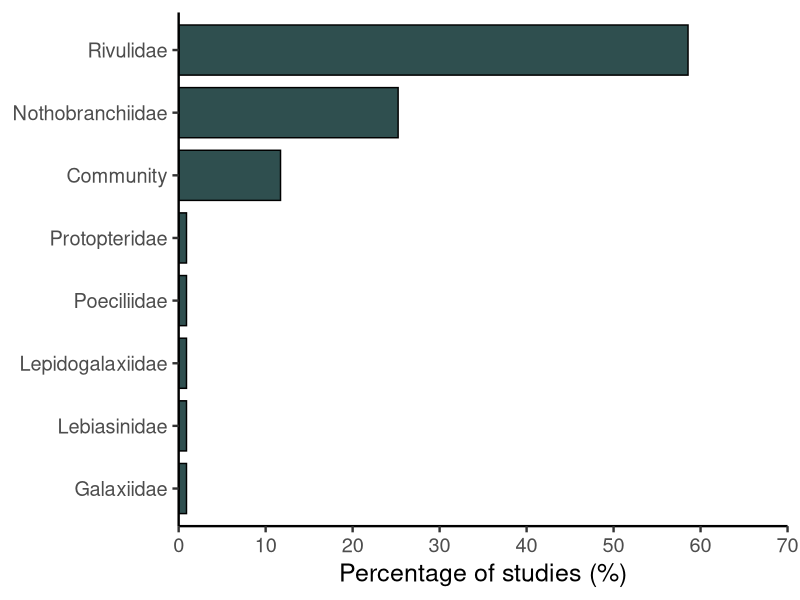
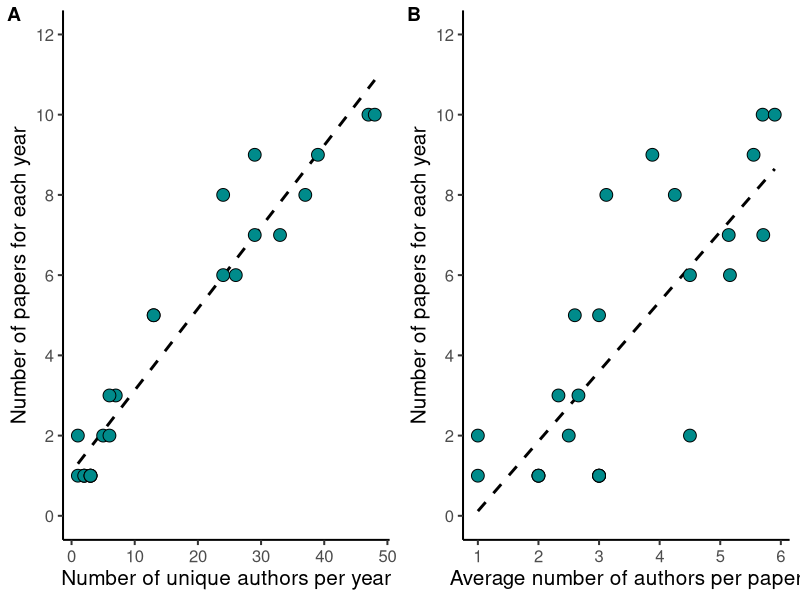
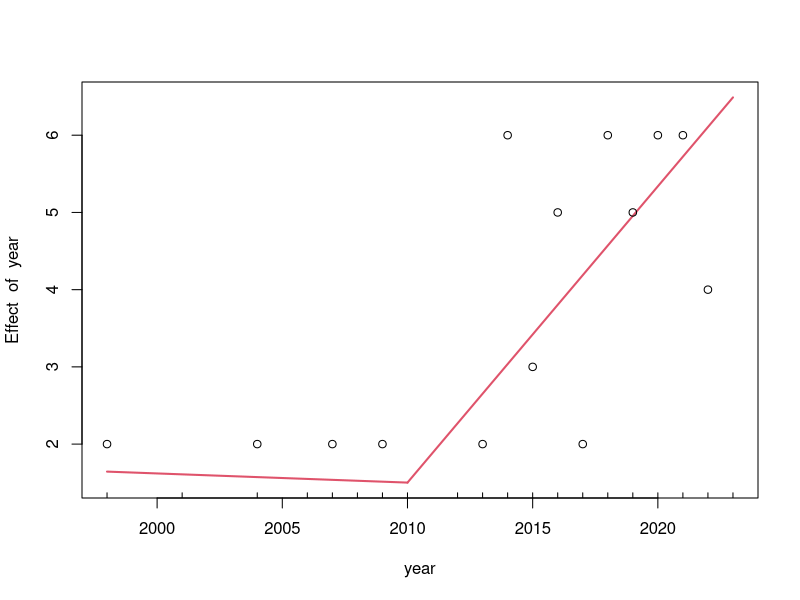
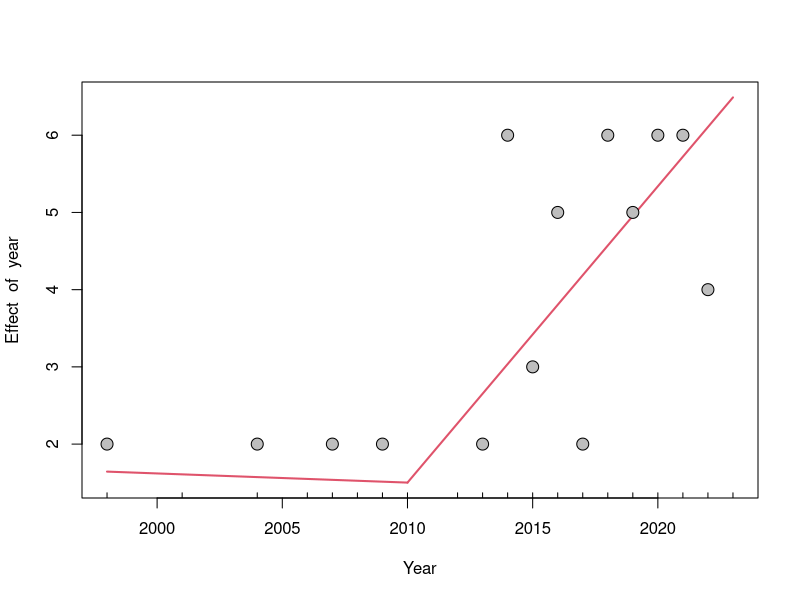
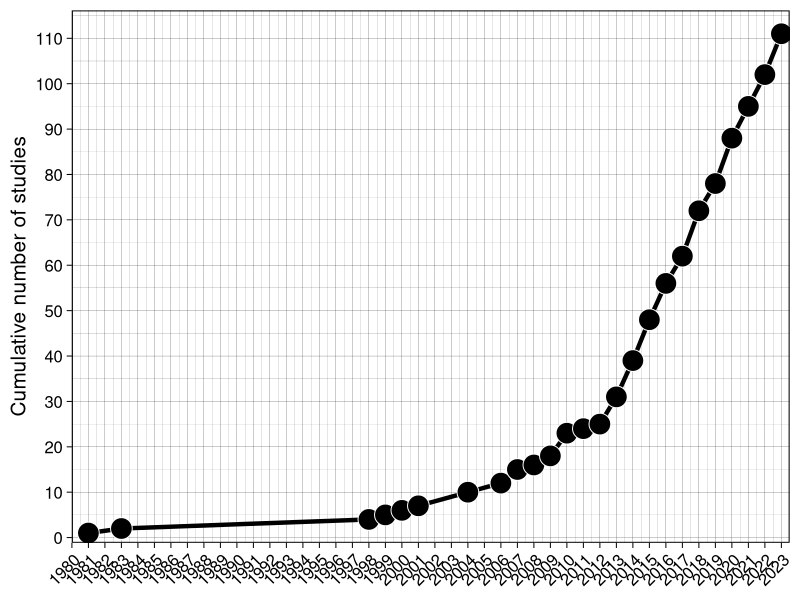
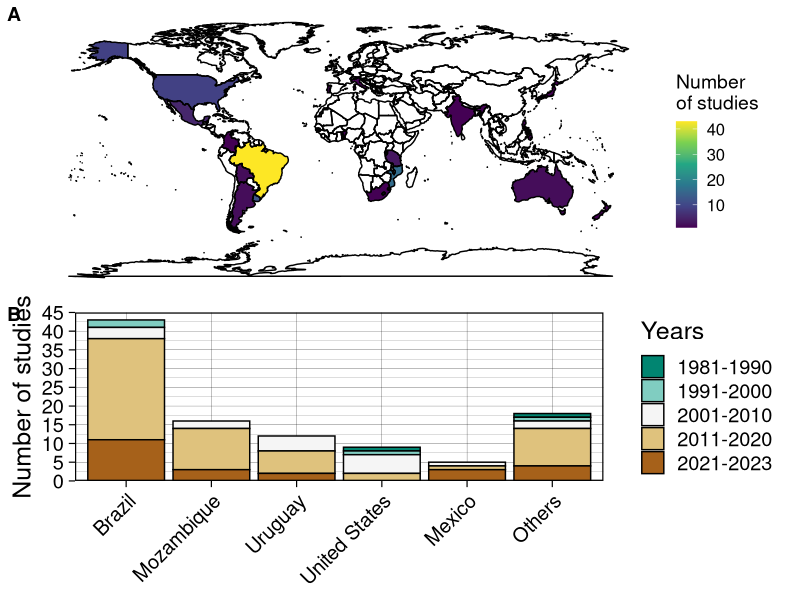
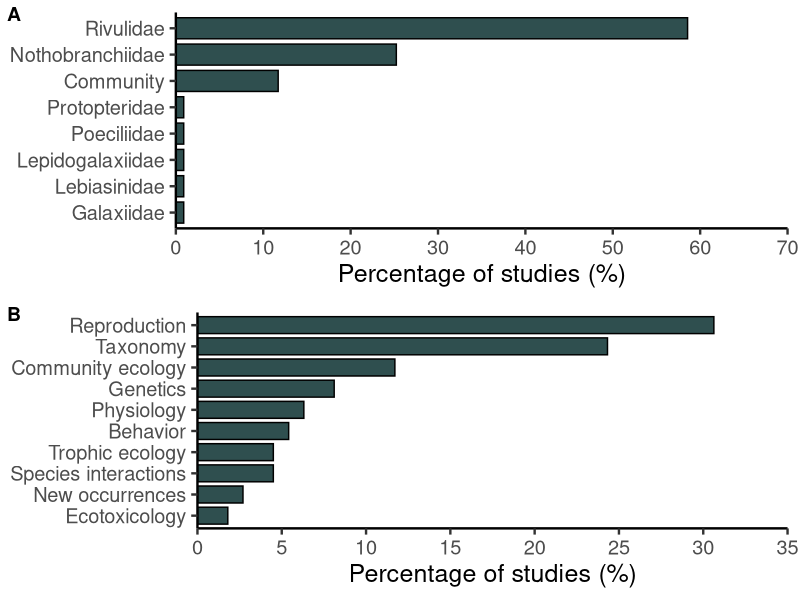
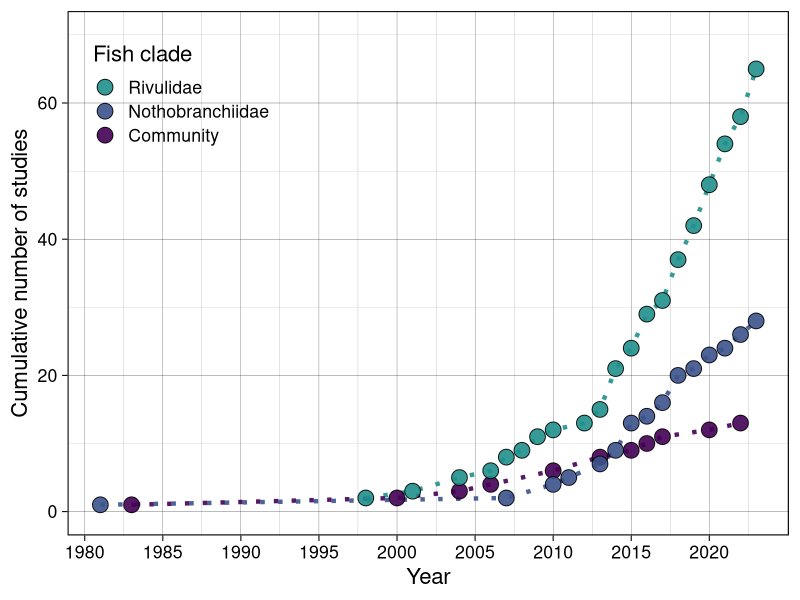

Here is the R script that generated these plots, in order:
# Packages and data ---------------
library(readxl)
library(tidyverse)
library(RColorBrewer)
library(cowplot)
library(segmented)

data <- read_excel("raw_data.xlsx")

# Figure 1 ---------------------------
year_count <- data %>% 
  count(year)

Figure_1 <- year_count %>% 
  arrange(year) %>%  
  mutate(cumulative_n = cumsum(n)) %>%  
  ggplot(aes(x = year, y = cumulative_n)) +
  geom_line(color = "black", size = 1.5)+
  geom_point(size = 7, pch = 21, bg = "black",
             col = "white", alpha = 1)+
  scale_y_continuous(expand = c(0.01,0), breaks = seq(0, 110, by = 10),
                     limits = c(0,115))+
  scale_x_continuous(breaks = seq(1980, 2023, by = 1),
                     limits = c(1980, 2023.5),
                     expand = c(0,0))+
  theme_linedraw(base_size = 15)+
  theme(axis.text.x=element_text( 
    angle = 45, hjust = 1))+
  labs(x = NULL, y = "Cumulative number of studies")


ggsave("Figure_1.tiff", width = 11, height = 8)

# Figure 2 ---------------------------
## A)
country_count <- data %>% 
  count(country)

country_df <- country_count[-19,]
world_map <- map_data(map = "world")

country_df$country <- as.factor(country_df$country)
levels(country_df$country)[levels(country_df$country) == "United States"] <- "USA"

f2a <- ggplot(country_df) +
  geom_map(aes(map_id = country, 
               fill = n), map = world_map) +
  geom_polygon(data = world_map, aes(x = long, y = lat,
                                     group = group),
               colour = 'black', fill = NA) +
  expand_limits(x = world_map$long, y = world_map$lat) +
  scale_fill_viridis_c(name = "Number \nof studies")+
  coord_fixed()+
  theme_map()

## B)
country_year_count <- data %>% 
  count(country, year)

country_year_count <- country_year_count[-c(65:69),]

top_countries <- country_year_count %>%
  group_by(country) %>%
  summarise(total_studies = sum(n)) %>%
  arrange(desc(total_studies)) %>%
  slice_head(n = 5) %>%
  pull(country)

country_year_count <- country_year_count %>%
  mutate(country = if_else(country %in% top_countries, as.character(country), "Others")) %>%
  filter(country %in% c(top_countries, "Others"))

country_year_count <- country_year_count %>%
  mutate(decade = case_when(
    year %in% 1981:1990 ~ "1981-1990",
    year %in% 1991:2000 ~ "1991-2000",
    year %in% 2001:2010 ~ "2001-2010",
    year %in% 2011:2020 ~ "2011-2020",
    year %in% 2021:2023 ~ "2021-2023"
  ))

result <- country_year_count %>%
  group_by(country, decade) %>%
  summarise(total_studies = sum(n))

result$country <- factor(result$country,
                         levels = c("Brazil", "Mozambique",
                                    "Uruguay", "United States", 
                                    "Mexico", "Others"))

f2b <- result %>% 
  ggplot(aes(x = country, y = total_studies,
             fill = decade)) +
  geom_bar(stat = "identity", position="stack",
           color = "black") +
  theme_linedraw(base_size = 18)+
  theme(axis.text.x=element_text( 
    angle = 45, hjust = 1,
  )
  )+
  labs(x = NULL, y = "Number of studies",
       fill = "Years")+
  scale_y_continuous(expand = c(0,0),
                     breaks = seq(0, 45, by = 5),
                     limits = c(0,45))+
  scale_fill_brewer(palette="BrBG",
                    direction = -1)

Figure_2 <- plot_grid(f2a, f2b,
                      nrow = 2, labels = "AUTO")

ggsave("Figure_2.jpg", width = 15, height = 13)

# Figure 3 -----------------------
## Groups
family_count <- data %>% 
  count(family)

family_count$perc <- (family_count$n / sum(family_count$n)) *100
family_count$relative <- family_count$n / sum(family_count$n)
sum(family_count$perc)

p1 <- family_count %>% 
  mutate(perc = round(perc, 2)) %>%
  ggplot(aes(x = reorder(family, perc), y = perc))+
  geom_bar(stat = "identity", width = 0.8,
           fill = "darkslategrey", color = "black")+
  labs(x = NULL, y = "Percentage of studies (%)")+
  scale_y_continuous(expand = c(0,0), breaks = seq(0, 70, by = 10),
                     limits = c(0,70))+
  theme_classic(base_size = 18)+
  coord_flip()

p1

## Topics
topic_count <- data %>% 
  count(topic)

topic_count$perc <- (topic_count$n / sum(topic_count$n)) *100
topic_count$relative <- topic_count$n / sum(topic_count$n)
sum(topic_count$perc)

p2 <- topic_count %>% 
  mutate(perc = round(perc, 2)) %>%
  ggplot(aes(x = reorder(topic, perc), y = perc))+
  geom_bar(stat = "identity", width = 0.8,
           fill = "darkslategrey", color = "black")+
  labs(x = NULL, y = "Percentage of studies (%)")+
  scale_y_continuous(expand = c(0,0), breaks = seq(0, 35, by = 5),
                     limits = c(0,35))+
  theme_classic(base_size = 18)+
  coord_flip()

Figure_3 <- plot_grid(p1, p2, nrow = 2, labels = "AUTO")

ggsave("Figure_3.tiff", width = 10, height = 12)

# Table 2 -----------------------
## Topics by family

df <- data %>%
  group_by(family, topic) %>%
  summarise(count = n()) %>%
  ungroup()


# Figure 4 -----------------------
## Group per year

specific_families <- c("Rivulidae",
                       "Nothobranchiidae", 
                       "Community")

family_counts <- data %>%
  filter(family %in% specific_families) %>% 
  group_by(family, year) %>%
  summarise(count = n()) %>%
  ungroup()

family_counts$family <- as.factor(family_counts$family)
levels(family_counts$family)
family_counts$family <- factor(family_counts$family, 
                               levels = rev(levels(family_counts$family)) )


Figure_4 = family_counts %>% 
  arrange(year) %>% 
  group_by(family) %>%
  mutate(cumulative_n = cumsum(count)) %>% 
  ggplot(aes(x = year, y = cumulative_n,
             color = family, group = family,
             fill = family)) +
  geom_line(size = 1.5,
            linetype = 21,
            alpha = 0.9, show.legend = FALSE)+
  geom_point(size = 5, pch = 21,
             col = "black",alpha = 0.9)+
  ylim(0,70)+
  labs(x = "Year", y = "Cumulative number of studies", 
       fill = "Fish clade") +
  #facet_wrap(~family, nrow = 3,
  #          scales = "free")+
  scale_fill_viridis_d(end = 0.5, direction = -1) +  
  scale_color_viridis_d(end = 0.5, direction = -1) +
  scale_x_continuous(breaks = seq(1980, 2023, by = 5))+
  theme_linedraw(base_size = 16)+
  theme(strip.text = element_text(size = 15),
        legend.position = c(0.02, 0.96),  
        legend.justification = c(0, 1),  
        legend.background = element_blank(), 
        legend.key = element_blank()) 

ggsave("Figure_4.tiff", width = 7, height = 6)

# Figure 5 -----------------------
## Topic per year

data$topic
topic_counts <- data %>%
  group_by(topic, year) %>%
  summarize(count = n(), .groups = "drop") %>% 
  complete(topic, year, fill = list(n = 0))

topic_counts$count <- replace(topic_counts$count, 
                              is.na(topic_counts$count), 0)

topic_counts$topic <- factor(topic_counts$topic,
                             levels = c("Reproduction",
                                        "Taxonomy",
                                        "Community ecology",
                                        "Genetics",
                                        "Physiology",
                                        "Trophic ecology",
                                        "Species interactions",
                                        "Behavior",
                                        "New occurrences",
                                        "Ecotoxicology"))

topic_counts$topic <- factor(topic_counts$topic, 
                             levels = rev(levels(topic_counts$topic)) )


textcol <- "black"

Figure_5 <- topic_counts %>%
  ggplot(aes(x = factor(year), y = factor(topic), 
             fill = count)) +
  geom_tile(color = "black", size = 1.1) +
  scale_fill_gradient(low = "white", high = "darkorchid4")+
  scale_y_discrete(expand=c(0, 0))+
  scale_x_discrete(expand = c(0,0))+
  theme_grey(base_size=18)+
  theme(legend.position="right", legend.direction="vertical",
        legend.title=element_text(colour=textcol),
        legend.margin=margin(grid::unit(0, "cm")),
        legend.text=element_text(colour=textcol, size=20, face="bold"),
        legend.key.height=grid::unit(1.5, "cm"),
        legend.key.width=grid::unit(0.5, "cm"),
        axis.text.x=element_text(size=18, colour=textcol, 
                                 angle = 45, hjust = 1),
        axis.text.y=element_text(vjust=0.2, colour=textcol),
        axis.ticks=element_line(size=0.4),
        plot.background=element_blank(),
        panel.border=element_blank(),
        plot.margin=margin(0.7, 0.4, 0.1, 0.2, "cm"),
        plot.title=element_text(colour=textcol, hjust=0, size=14, face="bold")
  )+ 
  labs(fill = NULL, x = NULL, y = NULL)

ggsave("Figure_5.jpg", width = 14, height = 8)

# Exponential regression ---------
year_count <- data %>% 
  count(year)

model <- lm(log(n) ~ year, data = year_count)
summary(model)

# Spearman correlations ---------------------
authors = read_excel("authors_per_year.xlsx")
authors$authors_per_paper_mean = as.numeric(authors$authors_per_paper_mean)
cor.test(authors$single_authors, authors$n_papers_year,
         method = "spearman")
cor.test(authors$authors_per_paper_mean, authors$n_papers_year,
         method = "spearman")

# Figure S1 ----------------------
aut1 = authors %>% 
  ggplot(aes(x = single_authors, y = n_papers_year))+
  geom_smooth(method = "glm",
              se = F, linetype = "dashed",
              color = "black")+
  geom_point(size = 4, shape = 21, fill = "cyan4")+
  theme_classic(base_size = 15)+
  scale_y_continuous(limits = c(0, 12),
                     breaks = seq(0, 12, by = 2))+
  labs(x = "Number of unique authors per year", 
       y = "Number of papers for each year")

aut2 = authors %>% 
  ggplot(aes(x = authors_per_paper_mean, y = n_papers_year))+
  geom_smooth(method = "glm",
              se = F, linetype = "dashed",
              color = "black")+
  geom_point(size = 4, shape = 21, fill = "cyan4")+
  theme_classic(base_size = 15)+
  scale_y_continuous(limits = c(0, 12),
                     breaks = seq(0, 12, by = 2))+
  labs(x = "Average number of authors per paper", 
       y = "Number of papers for each year")

aut3 = plot_grid(aut1, aut2, labels = "AUTO",
                 nrow = 1)
aut3
ggsave("Figure_S1.jpg", aut3, width = 10)

# Figure S2 --------------------
sp_year = read_excel("description_year_Rivulidae.xlsx")


sp_year_df = sp_year %>%
  group_by(description_year) %>%
  summarise(count = n()) %>%
  arrange(desc(count))

min(sp_year_df$description_year)

fig_s2 = sp_year_df %>%
  ggplot(aes(x = description_year, y = count))+
  geom_bar(stat = "identity", width = 1,
           color = "black",
           fill = "cyan4")+
  scale_x_continuous(limits = c(1860, 2024),
                     breaks = seq(1860, 2024, by = 5))+
  scale_y_continuous(limits = c(0,4),
                     breaks = seq(0, 4, by = 1),
                     expand = c(0,0))+
  theme_classic(base_size = 12)+
  theme(axis.text.x=element_text( 
    angle = 90, hjust = 1))+
  labs(x = "Years", y =  "Number of Rivulidae species described")

ggsave("Figure_S2.jpg", fig_s2)

# Figure S3 ----------------------------
subfamily = read_excel("subfamily.xlsx")

subfamily %>% 
  count(subfamily)

subfamily_count <- subfamily %>%
  group_by(subfamily, topic) %>%
  summarize(count = n(), .groups = "drop") %>% 
  group_by(subfamily) %>%
  mutate(percentage = (count / sum(count)) * 100)

subfamily_count$topic = as.factor(subfamily_count$topic )
subfamily_count$topic = factor(subfamily_count$topic ,
                               levels = c("Taxonomy", "Reproduction", "Genetics",
                                          "Physiology", "Behavior", "Trophic ecology",
                                          "Community ecology", "New occurrences",
                                          "Species interactions"))

fig_s3 = subfamily_count %>% 
  ggplot(aes(x= subfamily, y = percentage,
             fill = topic))+
  geom_bar(stat = "identity", width = 0.6,
           color = "black")+
  scale_fill_brewer(palette = "Paired")+
  scale_y_continuous(expand = c(0,0))+
  labs(x = NULL, y = "Percentage (%)",
       fill = "Study topic")+
  theme_classic(base_size = 12)

ggsave("Figure_S3.jpg", fig_s3)

# Segmented regression ---------------------
rivulidae_data <- data %>% filter(family == "Rivulidae")
artigos_por_ano <- rivulidae_data %>% count(year)
modelo_linear <- lm(n ~ year, data = artigos_por_ano)

modelo_segmentado <- segmented(modelo_linear, seg.Z = ~year, psi = 2013)

modelo_segmentado_2012 <- segmented(modelo_linear, seg.Z = ~year, 
                                         psi = c(2012))
summary(modelo_segmentado)
summary(modelo_segmentado_2012)
plot(modelo_segmentado)
points(artigos_por_ano$year, artigos_por_ano$n)

modelo_segmentado_v2 <- segmented(modelo_linear, seg.Z = ~year)
summary(modelo_segmentado_v2)
plot(modelo_segmentado_v2,
     xlab = "Year", lwd = 2)
points(artigos_por_ano$year, artigos_por_ano$n,
       pch = 21, cex = 1.6, col = "black",
       bg = "grey"
)
?points

# Figure S4 ----------------
png("Figure_S4.png", width = 8, height = 6, units = "in", res = 300)

plot(modelo_segmentado_v2, xlab = "Year", lwd = 2)
points(artigos_por_ano$year, artigos_por_ano$n, 
       pch = 21, cex = 2, col = "black", bg = "grey")

dev.off()
